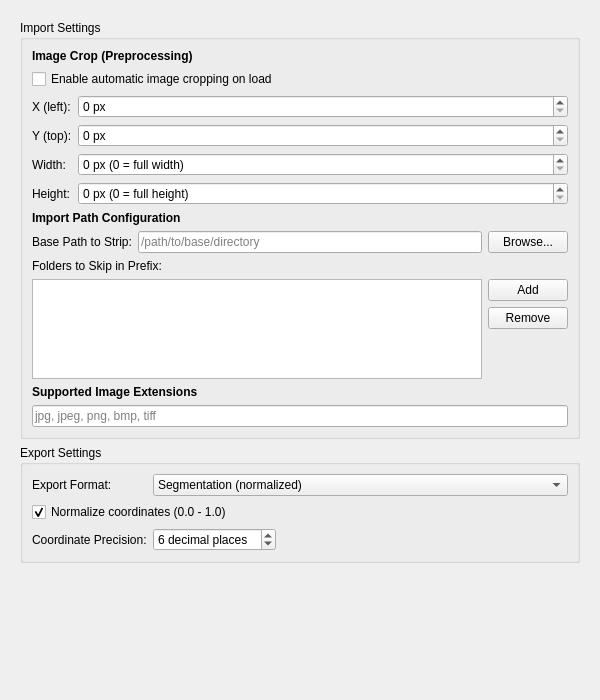
<?xml version="1.0" encoding="UTF-8"?>
<ui version="4.0">
 <class>ImportExportSettingsTab</class>
 <widget class="QWidget" name="ImportExportSettingsTab">
  <property name="geometry">
   <rect>
    <x>0</x>
    <y>0</y>
    <width>600</width>
    <height>700</height>
   </rect>
  </property>
  <layout class="QVBoxLayout" name="main_layout_">
   <item>
    <widget class="QScrollArea" name="scroll_area_">
     <property name="frameShape">
      <enum>QFrame::Shape::NoFrame</enum>
     </property>
     <property name="widgetResizable">
      <bool>true</bool>
     </property>
     <widget class="QWidget" name="scroll_content_">
      <property name="geometry">
       <rect>
        <x>0</x>
        <y>0</y>
        <width>580</width>
        <height>680</height>
       </rect>
      </property>
      <layout class="QVBoxLayout" name="content_layout_">
       <item>
        <widget class="QGroupBox" name="import_group_">
         <property name="title">
          <string>Import Settings</string>
         </property>
         <layout class="QVBoxLayout" name="import_layout_">
          <item>
           <widget class="QLabel" name="crop_title_label_">
            <property name="text">
             <string>&lt;b&gt;Image Crop (Preprocessing)&lt;/b&gt;</string>
            </property>
           </widget>
          </item>
          <item>
           <widget class="QCheckBox" name="crop_enabled_checkbox_">
            <property name="text">
             <string>Enable automatic image cropping on load</string>
            </property>
           </widget>
          </item>
          <item>
           <layout class="QFormLayout" name="crop_form_layout_">
            <item row="0" column="0">
             <widget class="QLabel" name="crop_x_label_">
              <property name="text">
               <string>X (left):</string>
              </property>
             </widget>
            </item>
            <item row="0" column="1">
             <widget class="QSpinBox" name="crop_x_spinbox_">
              <property name="suffix">
               <string> px</string>
              </property>
              <property name="maximum">
               <number>10000</number>
              </property>
             </widget>
            </item>
            <item row="1" column="0">
             <widget class="QLabel" name="crop_y_label_">
              <property name="text">
               <string>Y (top):</string>
              </property>
             </widget>
            </item>
            <item row="1" column="1">
             <widget class="QSpinBox" name="crop_y_spinbox_">
              <property name="suffix">
               <string> px</string>
              </property>
              <property name="maximum">
               <number>10000</number>
              </property>
             </widget>
            </item>
            <item row="2" column="0">
             <widget class="QLabel" name="crop_width_label_">
              <property name="text">
               <string>Width:</string>
              </property>
             </widget>
            </item>
            <item row="2" column="1">
             <widget class="QSpinBox" name="crop_width_spinbox_">
              <property name="suffix">
               <string> px (0 = full width)</string>
              </property>
              <property name="maximum">
               <number>10000</number>
              </property>
             </widget>
            </item>
            <item row="3" column="0">
             <widget class="QLabel" name="crop_height_label_">
              <property name="text">
               <string>Height:</string>
              </property>
             </widget>
            </item>
            <item row="3" column="1">
             <widget class="QSpinBox" name="crop_height_spinbox_">
              <property name="suffix">
               <string> px (0 = full height)</string>
              </property>
              <property name="maximum">
               <number>10000</number>
              </property>
             </widget>
            </item>
           </layout>
          </item>
          <item>
           <widget class="QLabel" name="path_title_label_">
            <property name="text">
             <string>&lt;b&gt;Import Path Configuration&lt;/b&gt;</string>
            </property>
            <property name="margin">
             <number>10</number>
            </property>
           </widget>
          </item>
          <item>
           <layout class="QHBoxLayout" name="base_path_layout_">
            <item>
             <widget class="QLabel" name="base_path_label_">
              <property name="text">
               <string>Base Path to Strip:</string>
              </property>
             </widget>
            </item>
            <item>
             <widget class="QLineEdit" name="import_base_path_edit_">
              <property name="placeholderText">
               <string>/path/to/base/directory</string>
              </property>
             </widget>
            </item>
            <item>
             <widget class="QPushButton" name="browse_import_base_path_button_">
              <property name="text">
               <string>Browse...</string>
              </property>
             </widget>
            </item>
           </layout>
          </item>
          <item>
           <widget class="QLabel" name="skip_folders_label_">
            <property name="text">
             <string>Folders to Skip in Prefix:</string>
            </property>
           </widget>
          </item>
          <item>
           <layout class="QHBoxLayout" name="skip_folders_layout_">
            <item>
             <widget class="QListWidget" name="skip_folders_list_">
              <property name="maximumSize">
               <size>
                <width>16777215</width>
                <height>100</height>
               </size>
              </property>
             </widget>
            </item>
            <item>
             <layout class="QVBoxLayout" name="skip_buttons_layout_">
              <item>
               <widget class="QPushButton" name="add_skip_folder_button_">
                <property name="text">
                 <string>Add</string>
                </property>
               </widget>
              </item>
              <item>
               <widget class="QPushButton" name="remove_skip_folder_button_">
                <property name="text">
                 <string>Remove</string>
                </property>
               </widget>
              </item>
              <item>
               <spacer name="skip_buttons_spacer_">
                <property name="orientation">
                 <enum>Qt::Orientation::Vertical</enum>
                </property>
                <property name="sizeHint" stdset="0">
                 <size>
                  <width>20</width>
                  <height>40</height>
                 </size>
                </property>
               </spacer>
              </item>
             </layout>
            </item>
           </layout>
          </item>
          <item>
           <widget class="QLabel" name="extensions_title_label_">
            <property name="text">
             <string>&lt;b&gt;Supported Image Extensions&lt;/b&gt;</string>
            </property>
            <property name="margin">
             <number>10</number>
            </property>
           </widget>
          </item>
          <item>
           <widget class="QLineEdit" name="image_extensions_edit_">
            <property name="placeholderText">
             <string>jpg, jpeg, png, bmp, tiff</string>
            </property>
           </widget>
          </item>
         </layout>
        </widget>
       </item>
       <item>
        <widget class="QGroupBox" name="export_group_">
         <property name="title">
          <string>Export Settings</string>
         </property>
         <layout class="QFormLayout" name="export_layout_">
          <item row="0" column="0">
           <widget class="QLabel" name="export_format_label_">
            <property name="text">
             <string>Export Format:</string>
            </property>
           </widget>
          </item>
          <item row="0" column="1">
           <widget class="QComboBox" name="export_format_combo_">
            <item>
             <property name="text">
              <string>Segmentation (normalized)</string>
             </property>
            </item>
            <item>
             <property name="text">
              <string>Bounding Box (normalized)</string>
             </property>
            </item>
           </widget>
          </item>
          <item row="1" column="0" colspan="2">
           <widget class="QCheckBox" name="normalize_coords_checkbox_">
            <property name="text">
             <string>Normalize coordinates (0.0 - 1.0)</string>
            </property>
            <property name="checked">
             <bool>true</bool>
            </property>
           </widget>
          </item>
          <item row="2" column="0">
           <widget class="QLabel" name="coord_precision_label_">
            <property name="text">
             <string>Coordinate Precision:</string>
            </property>
           </widget>
          </item>
          <item row="2" column="1">
           <layout class="QHBoxLayout" name="precision_layout_">
            <item>
             <widget class="QSpinBox" name="coord_precision_spinbox_">
              <property name="suffix">
               <string> decimal places</string>
              </property>
              <property name="maximum">
               <number>10</number>
              </property>
              <property name="value">
               <number>6</number>
              </property>
             </widget>
            </item>
            <item>
             <spacer name="precision_spacer_">
              <property name="orientation">
               <enum>Qt::Orientation::Horizontal</enum>
              </property>
              <property name="sizeHint" stdset="0">
               <size>
                <width>40</width>
                <height>20</height>
               </size>
              </property>
             </spacer>
            </item>
           </layout>
          </item>
         </layout>
        </widget>
       </item>
       <item>
        <spacer name="bottom_spacer_">
         <property name="orientation">
          <enum>Qt::Orientation::Vertical</enum>
         </property>
         <property name="sizeHint" stdset="0">
          <size>
           <width>20</width>
           <height>40</height>
          </size>
         </property>
        </spacer>
       </item>
      </layout>
     </widget>
    </widget>
   </item>
  </layout>
 </widget>
 <resources/>
 <connections/>
</ui>
